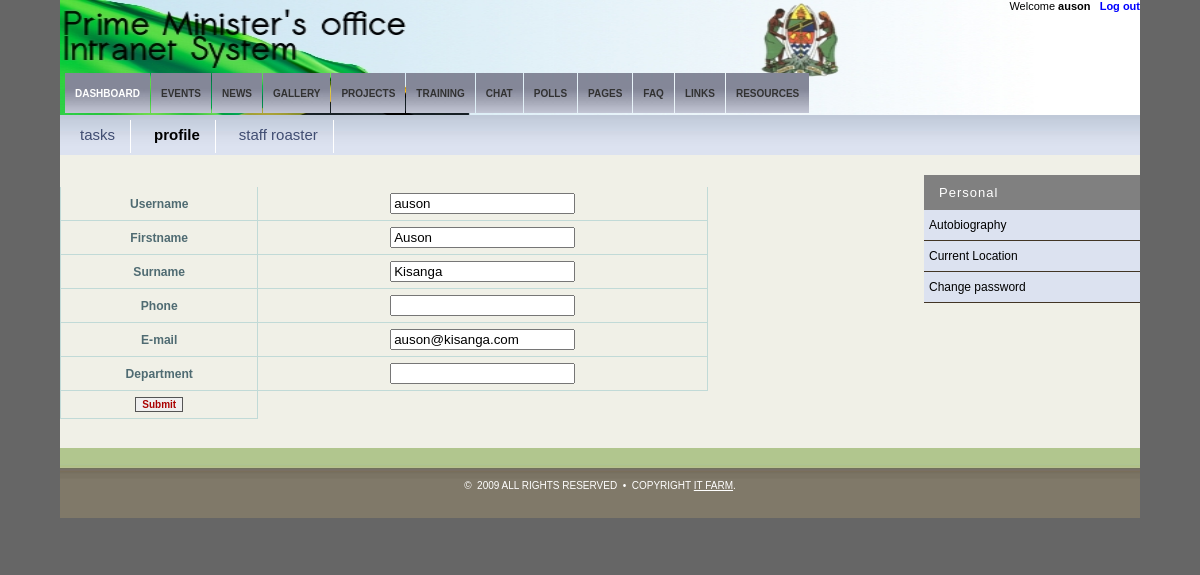
Screenshot of /modules/tasks/main.php?page=profile (signed in) with the database file from the repository.
### tables this page shows
CREATE TABLE IF NOT EXISTS `authuser` (
  `id` int(11) NOT NULL AUTO_INCREMENT,
  `uname` varchar(25) NOT NULL DEFAULT '',
  `passwd` varchar(32) NOT NULL DEFAULT '',
  `name` varchar(100) NOT NULL DEFAULT '',
  `surname` varchar(100) NOT NULL DEFAULT '',
  `email` varchar(100) NOT NULL DEFAULT '',
  `mobile` varchar(255) NOT NULL,
  `location` varchar(255) NOT NULL,
  `team` varchar(25) NOT NULL DEFAULT '',
  `level` int(4) NOT NULL DEFAULT '0',
  `status` varchar(10) NOT NULL DEFAULT '',
  `lastlogin` datetime DEFAULT NULL,
  `logincount` int(11) DEFAULT NULL,
  `prefix` varchar(10) NOT NULL,
  `department` varchar(200) NOT NULL,
  `address` varchar(250) NOT NULL,
  `city` varchar(200) NOT NULL,
  `zip` varchar(100) NOT NULL,
  `country` varchar(250) NOT NULL,
  PRIMARY KEY (`id`)
);

### modules/tasks/profile/autobiography.php (the view, shortened to what this page needs)
<?php
	@include_once('../config.php');
	$id= $_SESSION['id'];
?>
<form method="post" action="<?php $_SERVER['PHP_SELF']?>">
	<?php
		$autobiography_query = mysql_query( "SELECT uname, name, surname, email, mobile, department FROM authuser WHERE id =" . $id );
		$row = mysql_fetch_array($autobiography_query);
	?>
	<table>
		<tr>
			<td><label class="important">Username</label></td>
			<td><input type="text" name="username" value="<?php echo $row['uname']?>"></td>
		</tr>
		<tr>
			<td><label class="important">Firstname</label></td>
			<td><input type="text" name="name" value="<?php echo $row['name']?>"></td>
		</tr>
		<tr>
			<td><label class="important">Surname</label></td>
			<td><input type="text" name="surname" value="<?php echo $row['surname']?>"></td>
		</tr>
		<tr>
			<td><label class="important">Phone</label></td>
			<td><input type="text" name="mobile" value="<?php echo $row['mobile']?>"></td>
		</tr>
		<tr>
			<td><label class="important">E-mail</label></td>
			<td><input type="text" name="email" value="<?php echo $row['email']?>"></td>
		</tr>
		<tr>
			<td><label class="important">Department</label></td>
			<td><input type="text" name="department" value="<?php echo $row['department']?>"></td>
		</tr>
		<tr>
			<td> <input type="submit" name="change" value="Submit" class="button"> </td>
		</tr>
	</table>
</form>

### modules/tasks/stylesheets/main.css (style rules this page uses)
body { margin: 0px; padding: 0; background: #666666; text-align: justify; font-family: Tahoma, Arial, Helvetica, sans-serif; font-size: 11px; color: #3D3726; }
.important { font-weight: bold; font-size:1.1em; }
.button { font-family: Verdana, Arial, Helvetica, sans-serif; font-size: 10px; font-style: normal; font-weight : bold; color: #aa0000; cursor: pointer; border: #555555 1px solid; }

### modules/tasks/stylesheets/table_style.css (style rules this page uses)
table { width:100%; padding: 0; margin: 0 auto 1.5em auto; border-left: 1px solid #C1DAD7; border-collapse:collapse; }
td { font: normal 11px "Trebuchet MS", Verdana, Arial, Helvetica, sans-serif; border-right: 1px solid #C1DAD7; border-bottom: 1px solid #C1DAD7; padding: 6px 12px 6px 12px; color: #4f6b72; text-align:center; }

### rows the page displays
authuser: username "auson", name "Auson", surname "Kisanga", email "auson@kisanga.com"

### other values shown
$_SESSION['username'] "auson"
$main_url[$incr][0] "DASHBOARD"
$main_url[$incr][0] "EVENTS"
$main_url[$incr][0] "NEWS"
$main_url[$incr][0] "GALLERY"
$main_url[$incr][0] "PROJECTS"
$main_url[$incr][0] "TRAINING"
$main_url[$incr][0] "CHAT"
$main_url[$incr][0] "POLLS"
$main_url[$incr][0] "PAGES"
$main_url[$incr][0] "FAQ"
$main_url[$incr][0] "LINKS"
$main_url[$incr][0] "RESOURCES"
$url[$incr][0] "tasks"
$url[$incr][0] "profile"
